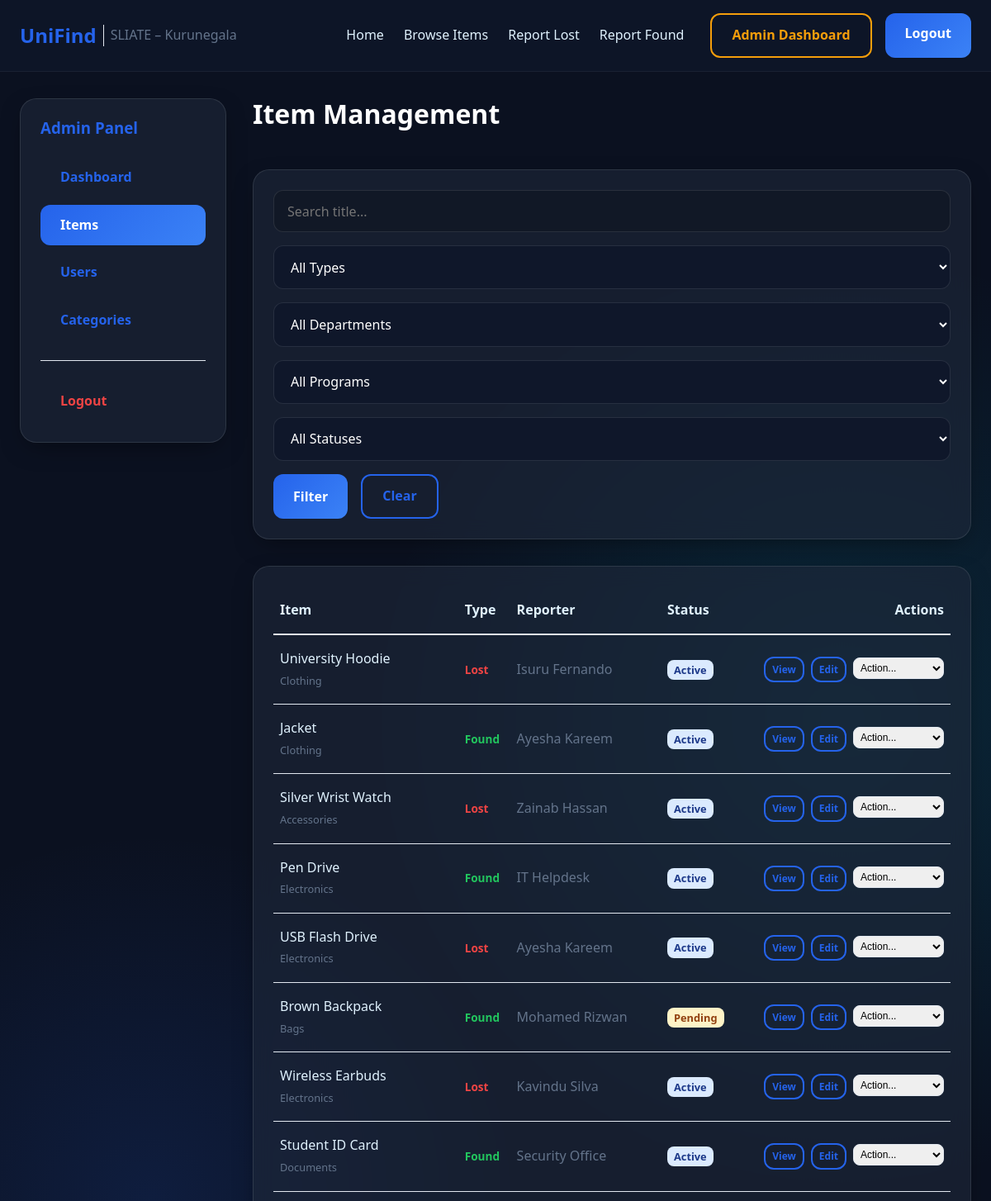
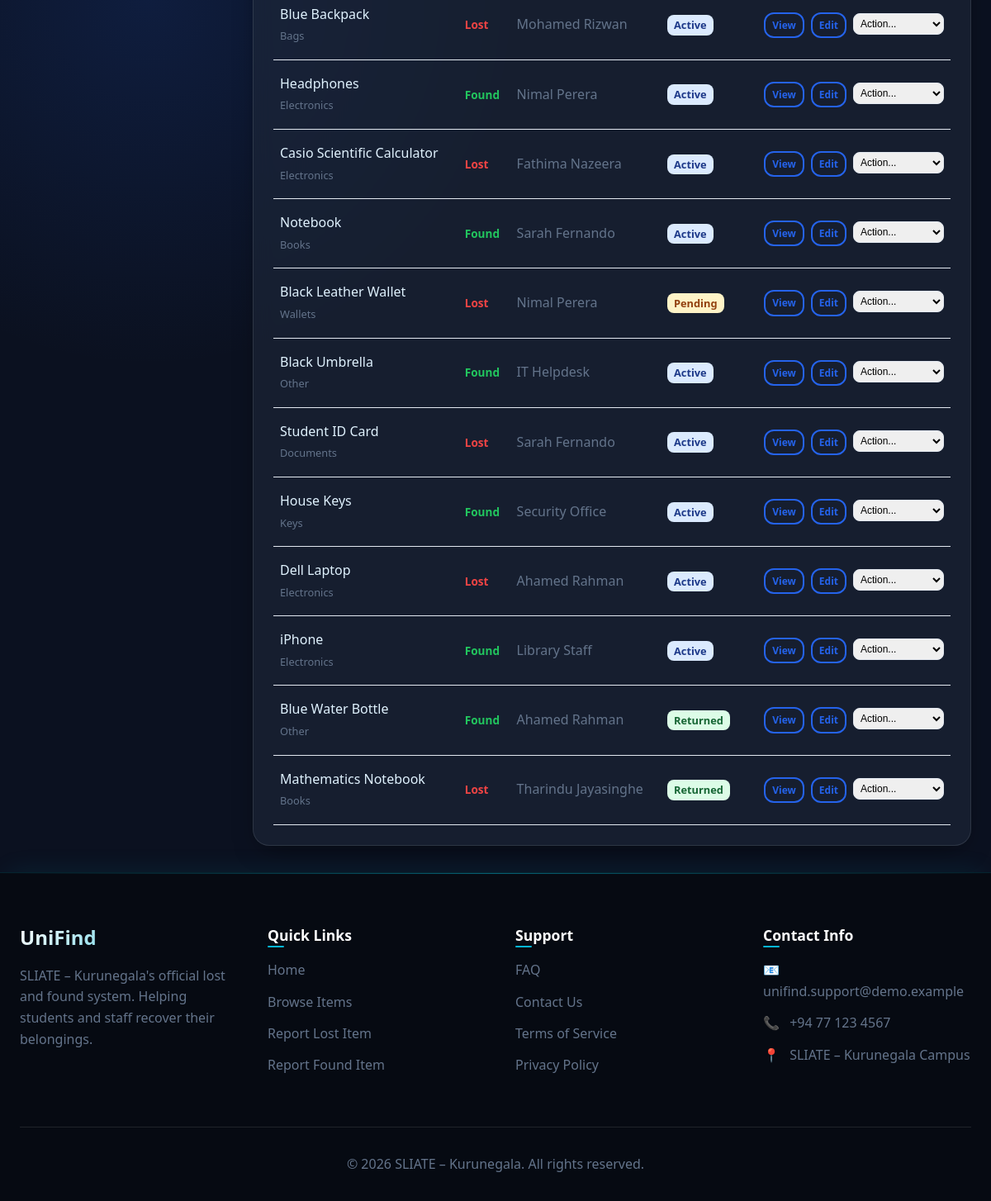
The page /admin/items.php (signed in) on the database its author committed (2 pictures, top to bottom).
### tables this page shows
CREATE TABLE `items` (
  `id` int(11) NOT NULL AUTO_INCREMENT,
  `user_id` int(11) NOT NULL,
  `category_id` int(11) NOT NULL,
  `department_id` int(11) NOT NULL,
  `program_id` int(11) NOT NULL,
  `type` enum('lost','found') NOT NULL,
  `title` varchar(150) NOT NULL,
  `description` text NOT NULL,
  `location` varchar(255) NOT NULL,
  `item_date` date NOT NULL,
  `image` varchar(255) DEFAULT NULL,
  `status` enum('pending','active','returned','rejected') NOT NULL DEFAULT 'pending',
  `created_at` timestamp NOT NULL DEFAULT current_timestamp(),
  `updated_at` timestamp NOT NULL DEFAULT current_timestamp() ON UPDATE current_timestamp(),
  PRIMARY KEY (`id`),
  KEY `user_id` (`user_id`),
  KEY `category_id` (`category_id`),
  KEY `department_id` (`department_id`),
  KEY `program_id` (`program_id`)
);

CREATE TABLE `categories` (
  `id` int(11) NOT NULL AUTO_INCREMENT,
  `name` varchar(50) NOT NULL,
  `created_at` timestamp NOT NULL DEFAULT current_timestamp(),
  PRIMARY KEY (`id`),
  UNIQUE KEY `name` (`name`)
);

CREATE TABLE `users` (
  `id` int(11) NOT NULL AUTO_INCREMENT,
  `full_name` varchar(100) NOT NULL,
  `email` varchar(150) NOT NULL,
  `student_id` varchar(20) DEFAULT NULL,
  `password` varchar(255) NOT NULL,
  `role` enum('student','staff','admin') NOT NULL DEFAULT 'student',
  `created_at` timestamp NOT NULL DEFAULT current_timestamp(),
  PRIMARY KEY (`id`),
  UNIQUE KEY `email` (`email`),
  UNIQUE KEY `student_id` (`student_id`)
);

### admin/items.php (the view, shortened to what this page needs)
<?php
require_once '../config/database.php';
$params = [];
$where_sql = "";
$query = "
    SELECT i.*, c.name as category_name, u.full_name as reporter
    FROM items i
    LEFT JOIN categories c ON i.category_id = c.id
    LEFT JOIN users u ON i.user_id = u.id
    $where_sql
    ORDER BY i.created_at DESC
";
$stmt = $pdo->prepare($query);
$stmt->execute($params);
$items = $stmt->fetchAll();
?>
<?php include '../includes/header.php'; ?>
<div class="layout-container">
    <aside class="layout-sidebar">
        <div class="item-card" style="padding: 1.5rem;">
            <h3 style="margin-bottom: 1.5rem; color: var(--primary-blue);">Admin Panel</h3>
            <nav style="display: flex; flex-direction: column; gap: 0.5rem;">
                <a href="dashboard.php" class="btn btn-outline" style="text-align: left; border: none; justify-content: flex-start;">Dashboard</a>
                <a href="items.php" class="btn btn-primary" style="text-align: left; background-color: var(--primary-blue);">Items</a>
                <a href="users.php" class="btn btn-outline" style="text-align: left; border: none; justify-content: flex-start;">Users</a>
                <a href="categories.php" class="btn btn-outline" style="text-align: left; border: none; justify-content: flex-start;">Categories</a>
                <hr style="border: 0; border-top: 1px solid var(--border); margin: 1rem 0;">
                <a href="../logout.php" class="btn btn-outline" style="text-align: left; border: none; color: var(--danger); justify-content: flex-start;">Logout</a>
            </nav>
        </div>
    </aside>
    <main class="layout-main">
        <div style="display: flex; justify-content: space-between; align-items: center; margin-bottom: 2rem;">
            <h1>Item Management</h1>
        </div>
        <div class="item-card" style="padding: 1.5rem; margin-bottom: 2rem;">
            <form method="GET" style="display: flex; gap: 1rem; flex-wrap: wrap;">
                <input type="text" name="search" value="<?php echo htmlspecialchars($_GET['search'] ?? ''); ?>" placeholder="Search title..." class="form-control" style="flex: 1; min-width: 200px; background-color: rgba(0,0,0,0.2); color: var(--white); border: 1px solid rgba(255,255,255,0.1);">
                <select name="type" class="form-control" style="background-color: rgba(0,0,0,0.2); color: var(--white); border: 1px solid rgba(255,255,255,0.1);">
                    <option value="" style="background-color: var(--dark-navy);">All Types</option>
                </select>
                <select id="filter_dept" name="department_id" class="form-control" style="background-color: rgba(0,0,0,0.2); color: var(--white); border: 1px solid rgba(255,255,255,0.1);">
                    <option value="" style="background-color: var(--dark-navy);">All Departments</option>
                </select>
                <select id="filter_prog" name="program_id" class="form-control" style="background-color: rgba(0,0,0,0.2); color: var(--white); border: 1px solid rgba(255,255,255,0.1);">
                    <option value="" style="background-color: var(--dark-navy);">All Programs</option>
                </select>
                <select name="status" class="form-control" style="background-color: rgba(0,0,0,0.2); color: var(--white); border: 1px solid rgba(255,255,255,0.1);">
                    <option value="" style="background-color: var(--dark-navy);">All Statuses</option>
                </select>
                <button type="submit" class="btn btn-primary">Filter</button>
                <a href="items.php" class="btn btn-outline">Clear</a>
            </form>
        </div>
        <div class="item-card table-responsive" style="padding: 1.5rem;">
            <table style="width: 100%; border-collapse: collapse; text-align: left;">
                <thead>
                    <tr style="border-bottom: 2px solid var(--border);">
                        <th style="padding: 1rem 0.5rem;">Item</th>
                        <th style="padding: 1rem 0.5rem;">Type</th>
                        <th style="padding: 1rem 0.5rem;">Reporter</th>
                        <th style="padding: 1rem 0.5rem;">Status</th>
                        <th style="padding: 1rem 0.5rem; text-align: right;">Actions</th>
                    </tr>
                </thead>
                <tbody>
                    <?php foreach ($items as $i): ?>
                        <tr style="border-bottom: 1px solid var(--border);">
                            <td style="padding: 1rem 0.5rem; font-weight: 500;">
                                <?php echo htmlspecialchars($i['title']); ?><br>
                                <span class="text-secondary" style="font-size: 0.8rem; font-weight: 400;"><?php echo htmlspecialchars($i['category_name']); ?></span>
                            </td>
                            <td style="padding: 1rem 0.5rem;">
                                <?php if ($i['type'] === 'lost'): ?>
                                    <span style="color: var(--danger); font-weight: 600; font-size: 0.85rem;">Lost</span>
                                <?php else: ?>
                                    <span style="color: var(--success); font-weight: 600; font-size: 0.85rem;">Found</span>
                                <?php endif; ?>
                            </td>
                            <td style="padding: 1rem 0.5rem; color: var(--secondary-text);"><?php echo htmlspecialchars($i['reporter']); ?></td>
                            <td style="padding: 1rem 0.5rem;">
                                <?php
                                    $bg = 'var(--surface-dim)'; $col = 'var(--secondary-text)';
                                    if ($i['status'] == 'active') { $bg = '#DBEAFE'; $col = '#1E3A8A'; }
                                    if ($i['status'] == 'pending') { $bg = '#FEF3C7'; $col = '#92400E'; }
                                    if ($i['status'] == 'returned') { $bg = '#DCFCE7'; $col = '#166534'; }
                                ?>
                                <span style="background-color: <?php echo $bg; ?>; color: <?php echo $col; ?>; padding: 0.2rem 0.5rem; border-radius: var(--radius-sm); font-size: 0.8rem; font-weight: 600;">
                                    <?php echo ucfirst($i['status']); ?>
                                </span>
                            </td>
                            <td style="padding: 1rem 0.5rem; text-align: right;">
                                <div style="display: flex; gap: 0.5rem; justify-content: flex-end;">
                                    <a href="../item-details.php?id=<?php echo $i['id']; ?>" class="btn btn-outline" style="padding: 0.25rem 0.5rem; font-size: 0.75rem;">View</a>
                                    <a href="../edit-report.php?id=<?php echo $i['id']; ?>" class="btn btn-outline" style="padding: 0.25rem 0.5rem; font-size: 0.75rem; color: var(--primary-blue); border-color: var(--primary-blue);">Edit</a>
                                    <form method="POST" style="display:inline;" data-confirm="Execute this action?">
                                        <select name="action" onchange="this.form.submit()" style="padding: 0.25rem; font-size: 0.75rem; border: 1px solid var(--border); border-radius: var(--radius-sm);">
                                            <option value="">Action...</option>
                                        </select>
                                    </form>
                                </div>
                            </td>
                        </tr>
                    <?php endforeach; ?>
                </tbody>
            </table>
        </div>
    </main>
</div>
<?php include '../includes/footer.php'; ?>

### assets/css/style.css (style rules this page uses)
:root { --primary-blue: #2563EB; --dark-navy: #0F172A; --bright-blue: #3B82F6; --cyan: #06B6D4; --light-blue: #E0F2FE; --background: #F8FAFC; --white: #FFFFFF; --primary-text: #1E293B; --secondary-text: #64748B; --border: #E2E8F0; --success: #22C55E; --warning: #F59E0B; --danger: #EF4444; --font-main: 'Segoe UI', system-ui, -apple-system, sans-serif; --radius-sm: 0.5rem; --radius-md: 0.75rem; --radius-lg: 1.25rem; --shadow-sm: 0 1px 2px 0 rgba(0, 0, 0, 0.05); --shadow-md: 0 4px 6px -1px rgba(0, 0, 0, 0.1), 0 2px 4px -1px rgba(0, 0, 0, 0.06); --shadow-lg: 0 10px 15px -3px rgba(0, 0, 0, 0.1), 0 4px 6px -2px rgba(0, 0, 0, 0.05); --shadow-glow: 0 0 15px rgba(37, 99, 235, 0.2); }
* { margin: 0; padding: 0; box-sizing: border-box; }
body { font-family: var(--font-main); background-color: #0b1120; background-image: radial-gradient(circle at 15% 50%, rgba(37, 99, 235, 0.15), transparent 25%), radial-gradient(circle at 85% 30%, rgba(6, 182, 212, 0.15), transparent 25%); background-attachment: fixed; color: var(--light-blue); line-height: 1.6; display: flex; flex-direction: column; min-height: 100vh; }
main { flex: 1; }
a { text-decoration: none; color: var(--primary-blue); transition: color 0.2s; }
h1, h2, h3, h4, h5, h6 { color: var(--white); line-height: 1.2; margin-bottom: 1rem; }
.text-secondary { color: rgba(224, 242, 254, 0.6); }
.text-secondary { color: var(--secondary-text); }
.btn { display: inline-block; padding: 0.75rem 1.5rem; border-radius: var(--radius-md); font-weight: 600; cursor: pointer; border: none; transition: all 0.2s ease; text-align: center; font-family: inherit; font-size: 1rem; }
.btn-primary { background: linear-gradient(135deg, var(--primary-blue), var(--bright-blue)); color: var(--white); box-shadow: var(--shadow-sm); }
.btn-outline { background-color: transparent; border: 2px solid var(--primary-blue); color: var(--primary-blue); }
.form-control { width: 100%; padding: 0.85rem 1rem; border: 1px solid rgba(255, 255, 255, 0.1); border-radius: var(--radius-md); font-family: inherit; font-size: 1rem; background-color: rgba(15, 23, 42, 0.6); transition: all 0.3s ease; color: var(--white); }
select.form-control { background-color: var(--dark-navy) !important; color: var(--white) !important; }
select.form-control option { background-color: var(--dark-navy) !important; color: var(--white) !important; }
.layout-container { display: flex; gap: 2rem; padding: 2rem 1.5rem; max-width: 1200px; margin: 0 auto; width: 100%; }
.layout-sidebar { width: 250px; flex-shrink: 0; }
.layout-main { flex: 1; min-width: 0; }
.table-responsive { width: 100%; overflow-x: auto; -webkit-overflow-scrolling: touch; }
.item-card { background: rgba(30, 41, 59, 0.6); backdrop-filter: blur(12px); -webkit-backdrop-filter: blur(12px); border-radius: var(--radius-lg); border: 1px solid rgba(255, 255, 255, 0.1); overflow: hidden; box-shadow: 0 10px 30px -10px rgba(0, 0, 0, 0.5); transition: all 0.4s cubic-bezier(0.175, 0.885, 0.32, 1.275); }

### rows shown on the page
items: title "University Hoodie", category.name "Clothing", type "Lost", user.full_name "Isuru Fernando", status "Active"
items: title "Jacket", category.name "Clothing", type "Found", user.full_name "Ayesha Kareem", status "Active"
items: title "Silver Wrist Watch", category.name "Accessories", type "Lost", user.full_name "Zainab Hassan", status "Active"
items: title "Pen Drive", category.name "Electronics", type "Found", user.full_name "IT Helpdesk", status "Active"
items: title "USB Flash Drive", category.name "Electronics", type "Lost", user.full_name "Ayesha Kareem", status "Active"
items: title "Brown Backpack", category.name "Bags", type "Found", user.full_name "Mohamed Rizwan", status "Pending"
items: title "Wireless Earbuds", category.name "Electronics", type "Lost", user.full_name "Kavindu Silva", status "Active"
items: title "Student ID Card", category.name "Documents", type "Found", user.full_name "Security Office", status "Active"
items: title "Blue Backpack", category.name "Bags", type "Lost", user.full_name "Mohamed Rizwan", status "Active"
items: title "Headphones", category.name "Electronics", type "Found", user.full_name "Nimal Perera", status "Active"
items: title "Casio Scientific Calculator", category.name "Electronics", type "Lost", user.full_name "Fathima Nazeera", status "Active"
items: title "Notebook", category.name "Books", type "Found", user.full_name "Sarah Fernando", status "Active"
items: title "Black Leather Wallet", category.name "Wallets", type "Lost", user.full_name "Nimal Perera", status "Pending"
items: title "Black Umbrella", category.name "Other", type "Found", user.full_name "IT Helpdesk", status "Active"
items: title "Student ID Card", category.name "Documents", type "Lost", user.full_name "Sarah Fernando", status "Active"
items: title "House Keys", category.name "Keys", type "Found", user.full_name "Security Office", status "Active"
items: title "Dell Laptop", category.name "Electronics", type "Lost", user.full_name "Ahamed Rahman", status "Active"
items: title "iPhone", category.name "Electronics", type "Found", user.full_name "Library Staff", status "Active"
items: title "Blue Water Bottle", category.name "Other", type "Found", user.full_name "Ahamed Rahman", status "Returned"
items: title "Mathematics Notebook", category.name "Books", type "Lost", user.full_name "Tharindu Jayasinghe", status "Returned"
